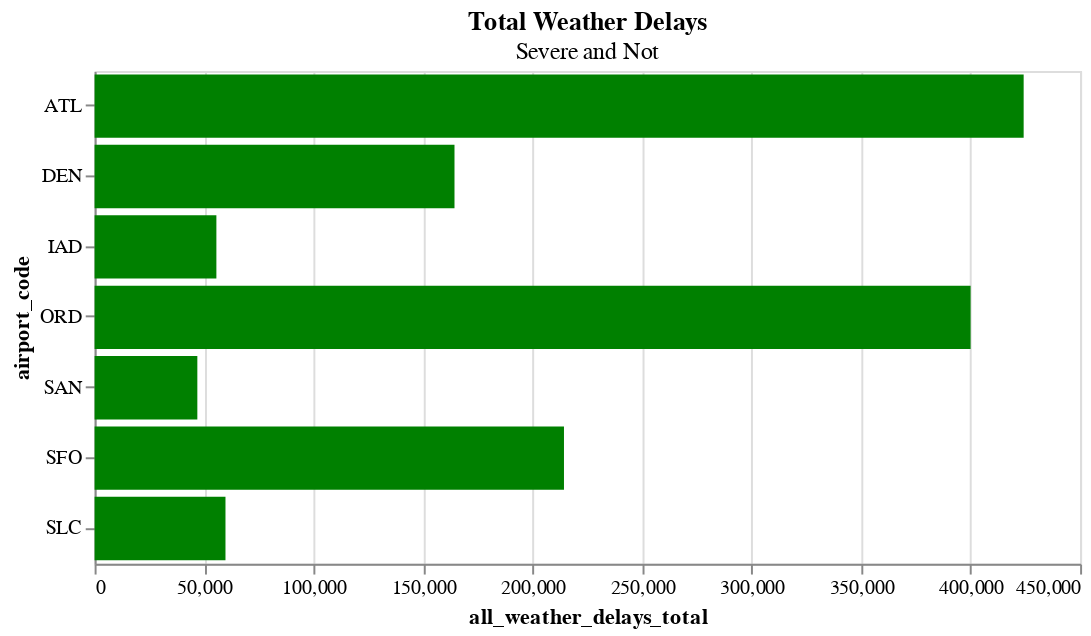

The cell this chart's notebook holds for it:
### Code cell
(alt.Chart(q3_table)
    .mark_bar(color='green')
    .encode(x = 'total_weather',
        y = alt.X('airport_code')
        )
    .properties(
        height = 250,
        width = 500,
        title = {'text': 'Total Weather Delays', 'subtitle': 'Severe and Not'}
    )    
)

### Figure 1 — Vega-Lite specification as saved in the notebook (floating-point values rounded to 4 significant figures)
{"config": {"view": {"continuousWidth": 400, "continuousHeight": 300}}, "data": {"name": "data-4a24684796a47c9d10934e015e74187e"}, "mark": {"type": "bar", "color": "green"}, "encoding": {"x": {"type": "quantitative", "field": "all_weather_delays_total"}, "y": {"type": "nominal", "field": "airport_code"}}, "height": 250, "title": {"text": "Total Weather Delays", "subtitle": "Severe and Not"}, "width": 500, "$schema": "https://vega.github.io/schema/vega-lite/v4.8.1.json", "datasets": {"data-4a24684796a47c9d10934e015e74187e": [{"airport_code": "ATL", "total_nas_delays": 391849, "total_weather_delays": 32375, "all_weather_delays_total": 424224}, {"airport_code": "DEN", "total_nas_delays": 150496, "total_weather_delays": 13836, "all_weather_delays_total": 164332}, {"airport_code": "IAD", "total_nas_delays": 50812, "total_weather_delays": 4794, "all_weather_delays_total": 55606}, {"airport_code": "ORD", "total_nas_delays": 379233, "total_weather_delays": 20765, "all_weather_delays_total": 399998}, {"airport_code": "SAN", "total_nas_delays": 42590, "total_weather_delays": 4320, "all_weather_delays_total": 46910}, {"airport_code": "SFO", "total_nas_delays": 203948, "total_weather_delays": 10377, "all_weather_delays_total": 214325}, {"airport_code": "SLC", "total_nas_delays": 52928, "total_weather_delays": 6831, "all_weather_delays_total": 59759}]}}
